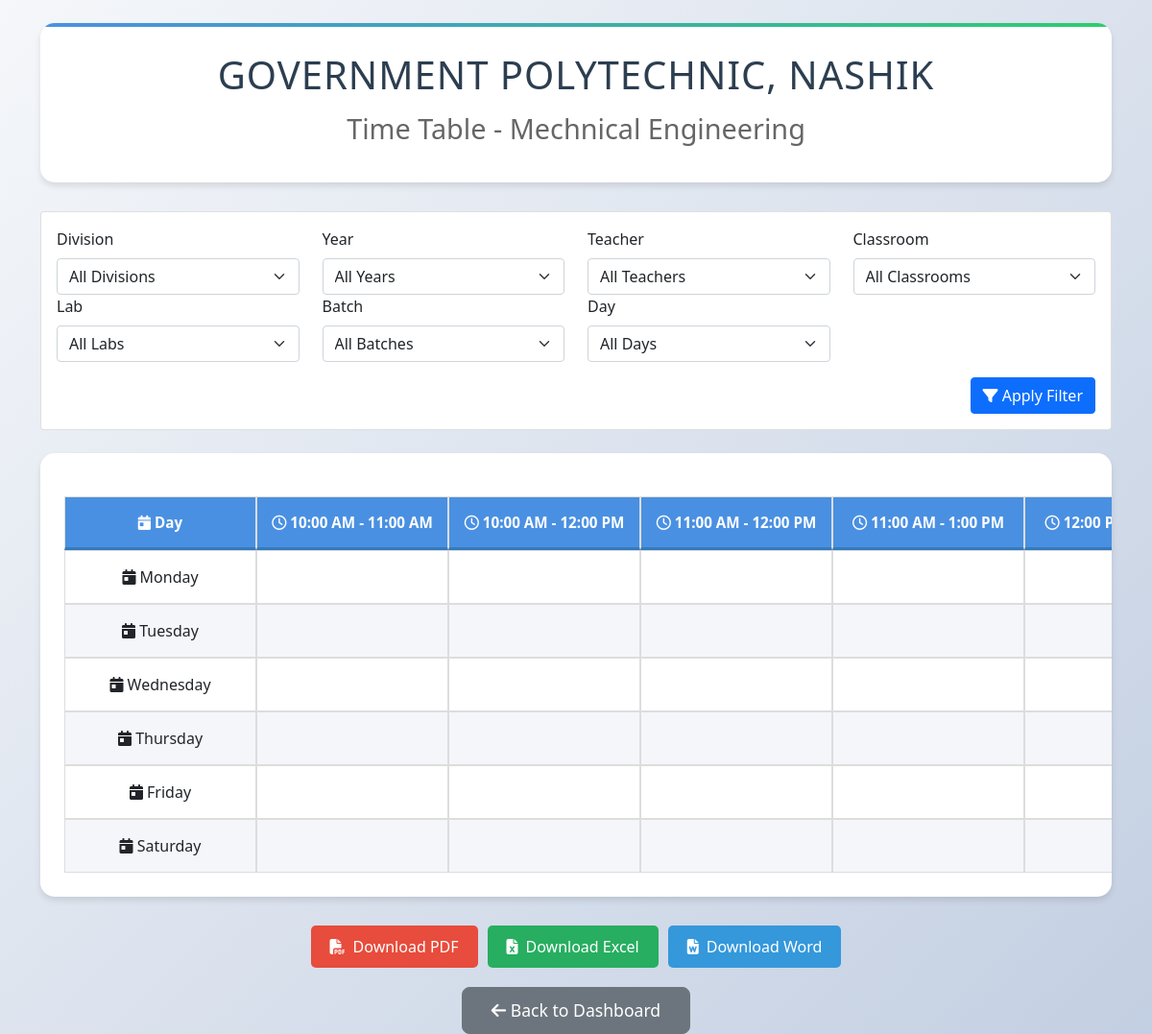
Page /view-timetable/ (signed in) on the committed database.
### timetable/models.py (models this page shows, shortened)
class Department(models.Model):
    name = models.CharField(max_length=100)
    code = models.CharField(max_length=10, unique=True)
    admin = models.OneToOneField(User, on_delete=models.CASCADE, related_name='department_admin')
    created_at = models.DateTimeField(auto_now_add=True)
    updated_at = models.DateTimeField(auto_now=True)

class TimeSlot(models.Model):
    start_time = models.TimeField()
    end_time = models.TimeField()

### timetable/views.py (the view)
# urls.py: path('view-timetable/', views.view_timetable, name='view_timetable'),
@login_required
def view_timetable(request):
    try:
        department = Department.objects.get(admin=request.user)
        division_id = request.GET.get('division')
        year_id = request.GET.get('year')
        teacher_id = request.GET.get('teacher')
        classroom_id = request.GET.get('classroom')
        lab_id = request.GET.get('lab')
        batch_id = request.GET.get('batch')
        day = request.GET.get('day')
        timetable_entries = Timetable.objects.filter(subject__department=department)
        divisions = Division.objects.filter(department=department)
        years = Year.objects.filter(department=department)
        teachers = Teacher.objects.filter(department=department)
        classrooms = Classroom.objects.filter(department=department, is_lab=False)
        labs = Classroom.objects.filter(department=department, is_lab=True)
        batches = Batch.objects.filter(department=department)
        time_slots = TimeSlot.objects.all().order_by('start_time')
        if division_id:
            timetable_entries = timetable_entries.filter(division_id=division_id)
        if year_id:
            timetable_entries = timetable_entries.filter(subject__year_id=year_id)
        if teacher_id:
            timetable_entries = timetable_entries.filter(teacher_id=teacher_id)
        if classroom_id:
            timetable_entries = timetable_entries.filter(classroom_id=classroom_id)
        if lab_id:
            timetable_entries = timetable_entries.filter(lab_id=lab_id)
        if batch_id:
            timetable_entries = timetable_entries.filter(batch_id=batch_id)
        if day:
            timetable_entries = timetable_entries.filter(day=day)
        days = ['Monday', 'Tuesday', 'Wednesday', 'Thursday', 'Friday', 'Saturday']
        context = {
            'divisions': divisions,
            'years': years,
            'teachers': teachers,
            'classrooms': classrooms,
            'labs': labs,
            'batches': batches,
            'days': days,
            'time_slots': time_slots,
            'timetable_entries': timetable_entries,
            'selected_division': division_id,
            'selected_year': year_id,
            'selected_teacher': teacher_id,
            'selected_classroom': classroom_id,
            'selected_lab': lab_id,
            'selected_batch': batch_id,
            'selected_day': day,
            'department': department
        }
        return render(request, 'view_timetable.html', context)
    except Department.DoesNotExist:
        messages.error(request, 'You are not authorized to view timetables.')
        return redirect('login')

### timetable/templates/view_timetable.html (shortened to what this page needs)
{% extends 'blank_base.html' %}
{% load static %}
{% block content %}
<link rel="stylesheet" href="https://cdnjs.cloudflare.com/ajax/libs/font-awesome/6.5.1/css/all.min.css">
<div class="container mt-4">
    <div class="header">
        <h1>GOVERNMENT POLYTECHNIC, NASHIK</h1>
        <h2>Time Table - {{ department.name }}</h2>
    </div>
    <form method="get" action="" class="row mb-4">
        <div class="col-md-12">
            <div class="card">
                <div class="card-body">
                    <div class="row">
                        <div class="col-md-3">
                            <label for="division" class="form-label">Division</label>
                            <select name="division" id="division" class="form-select">
                                <option value="">All Divisions</option>
                            </select>
                        </div>
                        <div class="col-md-3">
                            <label for="year" class="form-label">Year</label>
                            <select name="year" id="year" class="form-select">
                                <option value="">All Years</option>
                            </select>
                        </div>
                        <div class="col-md-3">
                            <label for="teacher" class="form-label">Teacher</label>
                            <select name="teacher" id="teacher" class="form-select">
                                <option value="">All Teachers</option>
                            </select>
                        </div>
                        <div class="col-md-3">
                            <label for="classroom" class="form-label">Classroom</label>
                            <select name="classroom" id="classroom" class="form-select">
                                <option value="">All Classrooms</option>
                            </select>
                        </div>
                        <div class="col-md-3">
                            <label for="lab" class="form-label">Lab</label>
                            <select name="lab" id="lab" class="form-select">
                                <option value="">All Labs</option>
                            </select>
                        </div>
                        <div class="col-md-3">
                            <label for="batch" class="form-label">Batch</label>
                            <select name="batch" id="batch" class="form-select">
                                <option value="">All Batches</option>
                            </select>
                        </div>
                        <div class="col-md-3">
                            <label for="day" class="form-label">Day</label>
                            <select name="day" id="day" class="form-select">
                                <option value="">All Days</option>
                            </select>
                        </div>
                    </div>
                    <div class="row mt-3">
                        <div class="col text-end">
                            <button type="submit" class="btn btn-primary">
                                <i class="fas fa-filter"></i> Apply Filter
                            </button>
                        </div>
                    </div>
                </div>
            </div>
        </div>
    </form>
    <div class="timetable-container">
        <table>
            <thead>
                <tr>
                    <th><i class="fas fa-calendar-day"></i> Day</th>
                    {% for slot in time_slots %}
                    <th><i class="far fa-clock"></i> {{ slot.start_time|time:"g:i A" }} - {{ slot.end_time|time:"g:i A" }}</th>
                    {% endfor %}
                </tr>
            </thead>
            <tbody>
                {% for day in days %}
                <tr>
                    <td><i class="fas fa-calendar-day"></i> {{ day }}</td>
                    {% for slot in time_slots %}
                    <td>
                    </td>
                    {% endfor %}
                </tr>
                {% endfor %}
            </tbody>
        </table>
    </div>
    <div class="download-buttons">
        <a href="{% url 'download_timetable' 'pdf' %}?{{ request.GET.urlencode }}" class="download-btn pdf">
            <i class="fas fa-file-pdf"></i> Download PDF
        </a>
        <a href="{% url 'download_timetable' 'xlsx' %}?{{ request.GET.urlencode }}" class="download-btn excel">
            <i class="fas fa-file-excel"></i> Download Excel
        </a>
        <a href="{% url 'download_timetable' 'docx' %}?{{ request.GET.urlencode }}" class="download-btn word">
            <i class="fas fa-file-word"></i> Download Word
        </a>
    </div>
    <div style="text-align: center; margin-top: 20px;">
        <a href="{% url 'department_dashboard' %}" class="btn btn-secondary" style="padding: 10px 30px; font-size: 1.1em; border-radius: 8px;">
            <i class="fas fa-arrow-left"></i> Back to Dashboard
        </a>
    </div>
</div>
{% endblock %}

### timetable/templates/view_timetable.html (style rules this page uses)
:root { --primary-color: #4a90e2; --secondary-color: #f5f6fa; --accent-color: #2ecc71; --danger-color: #e74c3c; --text-color: #2c3e50; --shadow: 0 4px 6px rgba(0, 0, 0, 0.1); --transition: all 0.3s ease; --border-radius: 15px; }
body { font-family: 'Segoe UI', Tahoma, Geneva, Verdana, sans-serif; background: linear-gradient(135deg, #f5f7fa 0%, #c3cfe2 100%); }
.header { text-align: center; margin-bottom: 30px; background: white; padding: 30px; border-radius: var(--border-radius); box-shadow: var(--shadow); position: relative; overflow: hidden; }
.header::before { content: ''; position: absolute; top: 0; left: 0; right: 0; height: 4px; background: linear-gradient(to right, var(--primary-color), var(--accent-color)); }
.header h1 { color: var(--text-color); font-size: 2.5em; margin-bottom: 15px; text-transform: uppercase; letter-spacing: 1px; }
.header h2 { color: #666; font-size: 1.8em; font-weight: 500; }
.timetable-container { background: white; border-radius: var(--border-radius); padding: 25px; box-shadow: var(--shadow); overflow-x: auto; margin-bottom: 30px; }
table { width: 100%; border-collapse: separate; border-spacing: 0; margin-top: 20px; background: white; }
th, td { border: 1px solid #ddd; padding: 15px; text-align: center; vertical-align: top; position: relative; }
th { background: var(--primary-color); color: white; font-weight: 600; white-space: nowrap; padding: 15px; font-size: 0.95em; border-bottom: 3px solid #357abd; }
td { min-width: 200px; height: auto; transition: var(--transition); }
tr:nth-child(even) td { background-color: var(--secondary-color); }
.download-buttons { display: flex; gap: 10px; margin-bottom: 20px; justify-content: center; }
.download-btn { padding: 10px 20px; border-radius: 5px; color: white; text-decoration: none; display: flex; align-items: center; gap: 8px; transition: var(--transition); }
.download-btn.pdf { background-color: #e74c3c; }
.download-btn.excel { background-color: #27ae60; }
.download-btn.word { background-color: #3498db; }

### rows in the picture
Department: name "Mechnical Engineering"
TimeSlot: start_time "10:00 AM", end_time "11:00 AM"
TimeSlot: start_time "10:00 AM", end_time "12:00 PM"
TimeSlot: start_time "11:00 AM", end_time "12:00 PM"
TimeSlot: start_time "11:00 AM", end_time "1:00 PM"
TimeSlot: start_time "12:00…"

### other values in the picture
{{ day }} "Monday" "Tuesday" "Wednesday" "Thursday" "Friday" "Saturday"
